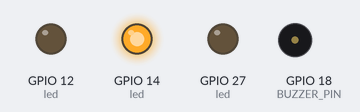
The sketch below on a simulated ESP32. Shown: output pins drawn as LEDs (lit = HIGH), buzzer (waves = sounding). Random numbers use the default seed unless the sketch sets one; what the sketch prints to the serial monitor is not drawn.

Above: at 0.1 s.
At 2.1 s:
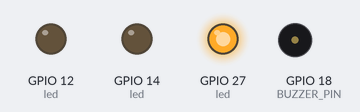
At 5.1 s:
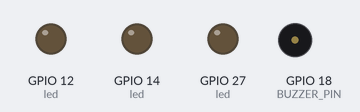
At 9.01 s:
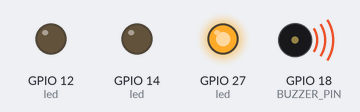
At 21.2 s:
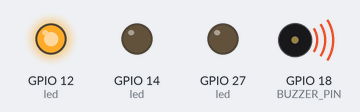
At 39.1 s:
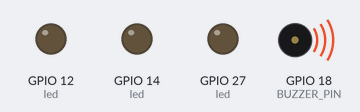
Timing chart, 0 to 40.0 s (numbered marks = the images above):
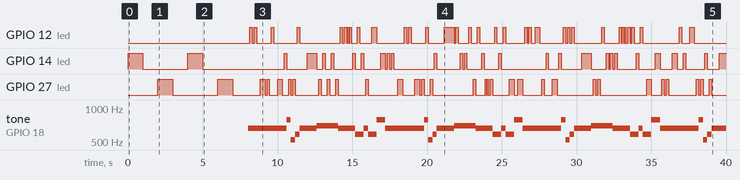

The sketch:

Blink_aeon.ino
```cpp
#include "pitches.h"
#include "EasyNextionLibrary.h"      // Was modified to accept Serial1 hardware on ESP32
#define nextion Serial2       // This line is for ESP32 with hardware Serial2
//EasyNex  myNextion(nextion);             //create a Nextion object named myNextion using the nextion serial port

// notes in the melody:
int melody[] = {
  NOTE_E5, NOTE_E5, NOTE_E5,
  NOTE_E5, NOTE_E5, NOTE_E5,
  NOTE_E5, NOTE_G5, NOTE_C5, NOTE_D5,
  NOTE_E5,
  NOTE_F5, NOTE_F5, NOTE_F5, NOTE_F5,
  NOTE_F5, NOTE_E5, NOTE_E5, NOTE_E5, NOTE_E5,
  NOTE_E5, NOTE_D5, NOTE_D5, NOTE_E5,
  NOTE_D5, NOTE_G5
};

// note durations: 4 = quarter note, 8 = eighth note, etc, also called tempo:
int noteDurations[] = {
  8, 8, 4,
  8, 8, 4,
  8, 8, 8, 8,
  2,
  8, 8, 8, 8,
  8, 8, 8, 16, 16,
  8, 8, 8, 8,
  4, 4
};

#define BUZZER_PIN 18
#define BUZZER_CHANNEL 0

// setting PWM properties
const int freq = 5000;
const int resolution = 8;

const byte rxPin = 17;
const byte txPin = 16;


 // ********************************************************
 // ********************************************************

void StatusLED(int led, int pauseTime){
    // pausetime in seconds
    digitalWrite(led, HIGH);   // turn the LED on (HIGH is the voltage level)
    delay (pauseTime*1000);
    digitalWrite(led, LOW);   // turn the LED on (HIGH is the voltage level)
    delay (1000);
}

 // ********************************************************
 // ********************************************************

void setup(){
  // configure LED PWM functionalitites
  ledcSetup(BUZZER_CHANNEL, freq, resolution);
  // attach the channel to the GPIO to be controlled
  ledcAttachPin(BUZZER_PIN, BUZZER_CHANNEL);

  pinMode(14, OUTPUT);
  pinMode(12, OUTPUT);
  pinMode(27, OUTPUT);
  pinMode(BUZZER_PIN, OUTPUT);


  String sendThis = "page0.t0.txt=\"Thermostat-Heat\"";
  writeString(sendThis);


  Serial.begin(115200);            // USB communication with Serial Monitor
  Serial.print("Starting serial...");

  StatusLED(14, 1);

  Serial.print("OK.");
  Serial.println("");
  StatusLED(27, 1);

  Serial.print("Starting serial 2...");
  Serial2.begin(9600, SERIAL_8N1, rxPin, txPin);

  StatusLED(14, 1);

  Serial.print("OK.");
  Serial.println("");
  StatusLED(27, 1);


  Serial.print("Sending Nextion data...");
  writeString("BootScreen.sw_rev.txt=\"Software rev.: 0.1\"");
  writeString("BootScreen.hw_rev.txt=\"Hardware rev.: 1.3\"");
  Serial.print("DONE.");
  Serial.println("");

  //myNextion.begin(9600); // Begin the object with a baud rate of 9600 // If no parameter was given in the begin(), the default baud rate of 9600 will be used

  //myNextion.sendCommand("rest");   // reset Nextion
  //myNextion.sendCommand("dim=100");       // Dim to 40% the display

  //myNextion.writeStr("BootScreen.t0.txt", "0.1"); // Set button b0 text to "ON"
  //myNextion.writeStr("BootScreen.hw_rev.txt", "1.3"); // Set button b0 text to "ON"

}

 // ********************************************************
 // ********************************************************
void writeString(String stringData)
{
  for (int i = 0; i < stringData.length(); i++)
  {
    // Send one character at a time using Serial2.write, NOT Serial2.print
    Serial2.write(stringData[i]);
  }
  Serial2.write(0xff); // Send three 0xff characters to denote end
  Serial2.write(0xff);
  Serial2.write(0xff);
}

void hideElement(){
  Serial1.print("vis b3,0");
  Serial1.write(0xff);
  Serial1.write(0xff);
  Serial1.write(0xff);
}
 // ********************************************************
 // ********************************************************
void Tone32(int ch, double note, double duration){
  ledcWriteTone(ch, note);
  delay(duration);
}

void noTone32(){
  ledcWriteTone(BUZZER_CHANNEL, 0);
}
 // ********************************************************
 // ********************************************************


void loop() {
  buzzer();

}
 // ********************************************************
 // ********************************************************

void LED(){

  //LED
  digitalWrite(33, HIGH);   // turn the LED on (HIGH is the voltage level)
  delay(1500);                       // wait for a second
  digitalWrite(33, LOW);    // turn the LED off by making the voltage LOW
  delay(1000);                       // wait for a second

  digitalWrite(32, HIGH);   // turn the LED on (HIGH is the voltage level)
  delay(2000);                       // wait for a second
  digitalWrite(32, LOW);    // turn the LED off by making the voltage LOW
  delay(1000);                       // wait for a second

  digitalWrite(27, HIGH);   // turn the LED on (HIGH is the voltage level)
  delay(3000);                       // wait for a second
  digitalWrite(27, LOW);    // turn the LED off by making the voltage LOW
  delay(1000);
  // wait for a second
}
 // ********************************************************
 // ********************************************************

void buzzer() {
  // iterate over the notes of the melody:
  int size = sizeof(noteDurations) / sizeof(int);

  for (int thisNote = 0; thisNote < size; thisNote++) {
    // to calculate the note duration, take one second divided by the note type.
    //e.g. quarter note = 1000 / 4, eighth note = 1000/8, etc.
    int noteDuration = 1000 / noteDurations[thisNote];
   Tone32(BUZZER_CHANNEL, melody[thisNote], noteDuration);

    // to distinguish the notes, set a minimum time between them.
    // the note's duration + 30% seems to work well:
    int pauseBetweenNotes = noteDuration * 1.30;
    int led = random(1,4);
    if(led==1){
      led=14;
    }

    if(led==2){
      led=12;
    }

    if(led==3){
      led=27;
    }

    digitalWrite(led, HIGH);   // turn the LED on (HIGH is the voltage level)

    delay(pauseBetweenNotes);
    // stop the tone playing:
    noTone32();
    digitalWrite(led, LOW);   // turn the LED on (HIGH is the voltage level)
  }
}
```

Tone32.cpp
```cpp
#include "Tone32.h"

void tone32(uint8_t pin, unsigned int frequency, unsigned long duration, uint8_t channel)
{
    if (ledcRead(channel)) {
        log_e("Tone channel %d is already in use", channel);
        return;
    }
    ledcAttachPin(pin, channel);
    ledcWriteTone(channel, frequency);
    if (duration) {
        delay(duration);
        noTone32(pin, channel);
    }
}

void noTone32(uint8_t pin, uint8_t channel)
{
    ledcDetachPin(pin);
    ledcWrite(channel, 0);
}
```

Tone32.h
```cpp
#ifndef _TONE32_h
#define _TONE32_h

#define TONE_CHANNEL 15
#include "Arduino.h"
#include "pitches.h"

void tone32(uint8_t pin, unsigned int frequency, unsigned long duration = 0, uint8_t channel = TONE_CHANNEL);
void noTone32(uint8_t pin, uint8_t channel = TONE_CHANNEL);
#endif
```

pitches.h
```cpp
/*************************************************
 * Public Constants
 *************************************************/

#define NOTE_B0  31
#define NOTE_C1  33
#define NOTE_CS1 35
#define NOTE_D1  37
#define NOTE_DS1 39
#define NOTE_E1  41
#define NOTE_F1  44
#define NOTE_FS1 46
#define NOTE_G1  49
#define NOTE_GS1 52
#define NOTE_A1  55
#define NOTE_AS1 58
#define NOTE_B1  62
#define NOTE_C2  65
#define NOTE_CS2 69
#define NOTE_D2  73
#define NOTE_DS2 78
#define NOTE_E2  82
#define NOTE_F2  87
#define NOTE_FS2 93
#define NOTE_G2  98
#define NOTE_GS2 104
#define NOTE_A2  110
#define NOTE_AS2 117
#define NOTE_B2  123
#define NOTE_C3  131
#define NOTE_CS3 139
#define NOTE_D3  147
#define NOTE_DS3 156
#define NOTE_E3  165
#define NOTE_F3  175
#define NOTE_FS3 185
#define NOTE_G3  196
#define NOTE_GS3 208
#define NOTE_A3  220
#define NOTE_AS3 233
#define NOTE_B3  247
#define NOTE_C4  262
#define NOTE_CS4 277
#define NOTE_D4  294
#define NOTE_DS4 311
#define NOTE_E4  330
#define NOTE_F4  349
#define NOTE_FS4 370
#define NOTE_G4  392
#define NOTE_GS4 415
#define NOTE_A4  440
#define NOTE_AS4 466
#define NOTE_B4  494
#define NOTE_C5  523
#define NOTE_CS5 554
#define NOTE_D5  587
#define NOTE_DS5 622
#define NOTE_E5  659
#define NOTE_F5  698
#define NOTE_FS5 740
#define NOTE_G5  784
#define NOTE_GS5 831
#define NOTE_A5  880
#define NOTE_AS5 932
#define NOTE_B5  988
#define NOTE_C6  1047
#define NOTE_CS6 1109
#define NOTE_D6  1175
#define NOTE_DS6 1245
#define NOTE_E6  1319
#define NOTE_F6  1397
#define NOTE_FS6 1480
#define NOTE_G6  1568
#define NOTE_GS6 1661
#define NOTE_A6  1760
#define NOTE_AS6 1865
#define NOTE_B6  1976
#define NOTE_C7  2093
#define NOTE_CS7 2217
#define NOTE_D7  2349
#define NOTE_DS7 2489
#define NOTE_E7  2637
#define NOTE_F7  2794
#define NOTE_FS7 2960
#define NOTE_G7  3136
#define NOTE_GS7 3322
#define NOTE_A7  3520
#define NOTE_AS7 3729
#define NOTE_B7  3951
#define NOTE_C8  4186
#define NOTE_CS8 4435
#define NOTE_D8  4699
#define NOTE_DS8 4978
```

Measured:
- by itself, GPIO 12 (led): LOW → HIGH at 8.2 s, → LOW 0.16 s later, → HIGH 0.13 s later, → LOW 0.16 s later, … (68 changes in this stretch)
- by itself, GPIO 14 (led): HIGH → LOW at 1.0 s, → HIGH 3.0 s later, → LOW 1.0 s later, → HIGH 5.5 s later, … (54 changes in this stretch)
- by itself, GPIO 27 (led): HIGH → LOW at 3.0 s, → HIGH 3.0 s later, → LOW 1.0 s later, → HIGH 1.9 s later, … (61 changes in this stretch)
- by itself, tone on GPIO 18 (BUZZER_PIN): repeats every 9.2 s: 784 Hz 0.29 s, 523 Hz 0.29 s, 587 Hz 0.29 s, 659 Hz 1.2 s, 698 Hz 1.4 s, 659 Hz 1.1 s, 587 Hz 0.57 s, 659 Hz 0.29 s, 587 Hz 0.58 s, 784 Hz 0.58 s, 659 Hz 2.6 s
